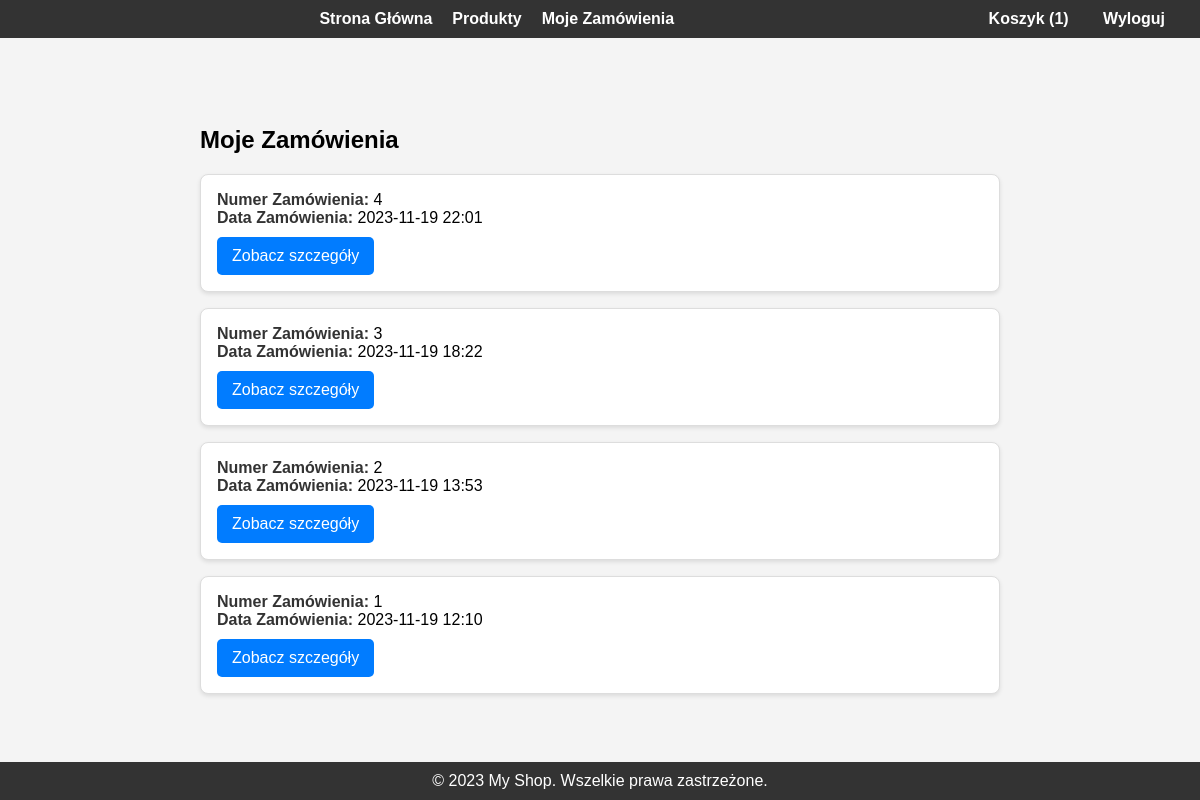
The app's page /browse-orders/ (signed in), older data.
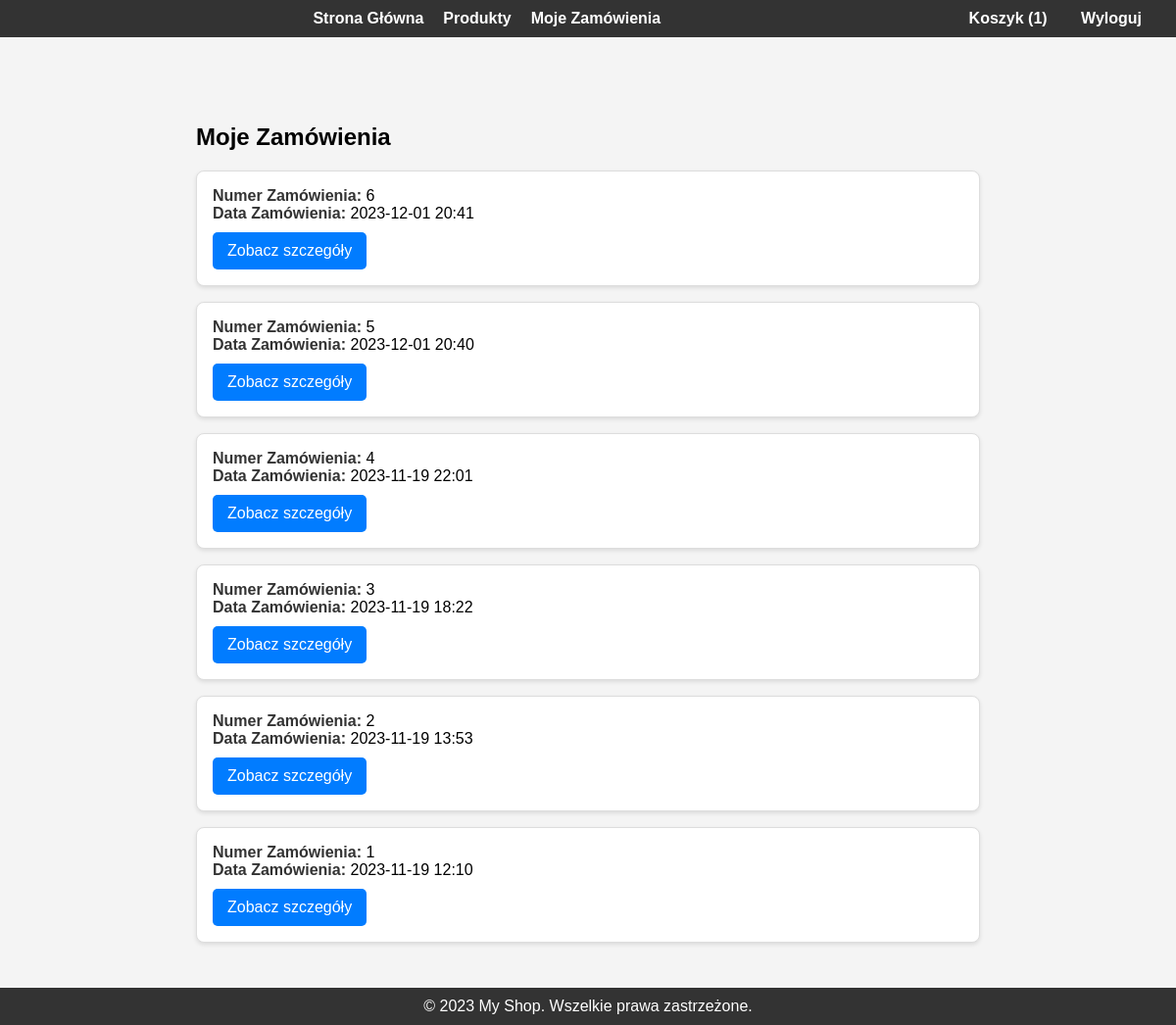
The same page, newer data.
### shop/models.py (models this page shows, shortened)
class Order(models.Model):
    user = models.ForeignKey('auth.User', on_delete=models.CASCADE)
    products = models.ManyToManyField(Product, through='OrderItem')
    created_at = models.DateTimeField(auto_now_add=True)

### shop/views.py (the view)
# urls.py: path('browse-orders/', views.browse_orders, name='browse_orders'),
@login_required
def browse_orders(request):
    orders = Order.objects.filter(user=request.user).order_by('-created_at')
    return render(request, 'browse_orders.html', {'orders': orders})

### shop/context_processors.py (called while the page is built)
def cart_item_count(request):
    if request.user.is_authenticated:
        return {'cart_item_count': Cart.objects.filter(user=request.user).count()}
    return {'cart_item_count': 0}

### templates/browse_orders.html (shortened to what this page needs)
{% extends 'base.html' %}
{% load static %}
{% load i18n %}
{% block content %}
<div class="orders-container">
    <h2>{% trans "Moje Zamówienia" %}</h2>
    {% for order in orders %}
        <div class="order-item">
            <strong>{% trans "Numer Zamówienia" %}:</strong> {{ order.id }} <br>
            <strong>{% trans "Data Zamówienia" %}:</strong> {{ order.created_at|date:"Y-m-d H:i" }} <br>
            <a href="{% url 'order_detail' order.id %}">{% trans "Zobacz szczegóły" %}</a>
        </div>
    {% empty %}
        <div class="no-orders">
            <p>{% trans "Nie znaleziono zamówień." %}</p>
        </div>
    {% endfor %}
</div>
{% endblock content %}

Row changes from the older to the newer data that the page shows:
added Order: id "6", created_at "2023-12-01 20:41"
added Order: id "5", created_at "2023-12-01 20:40"
